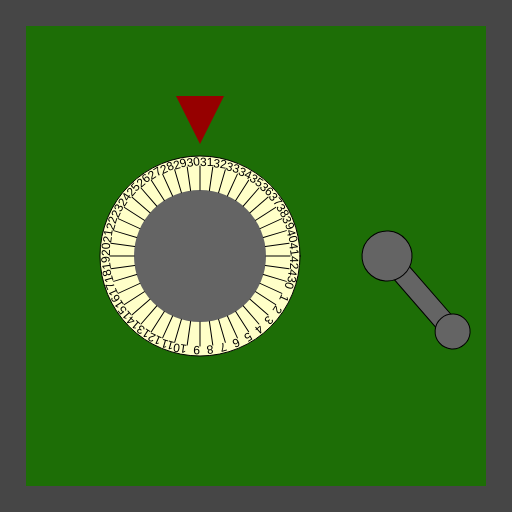
Frame 1 (no input)
Frame 60 (no input): identical to frame 1, image omitted
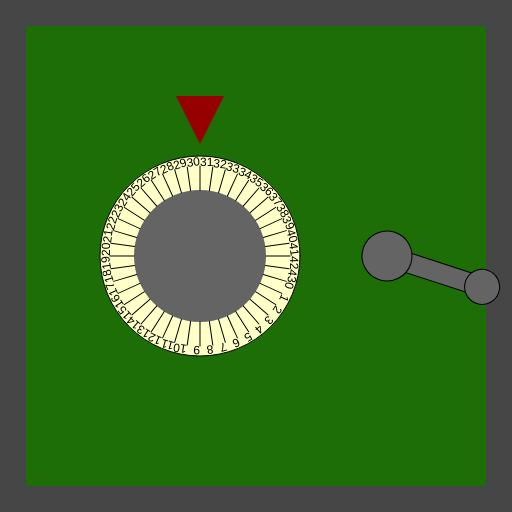
Frame 120 (the mouse pressed at the canvas centre since frame 60)

The p5.js sketch that drew these frames (run headless with seeded random() and noise() and a simulated clock; from frame 60 on, the mouse is pressed at the canvas centre):

// p5.js sketch
// ── sketch.js
/*

Officer: 6576922
CaseNum: 303-0-37915230-6576922

Case 303 - The Case of the Crooked Attorney
Stage 1 - Torvalds' Office

District Attorney Torvalds is well respected in Console City as an upstanding citizen and
enforcer of the law. Of course he’s as crooked as they come. I’ve had enough of having our
hard work at Sleuth and Co undermined by his bribes and back-payments. Let’s take take this
sucker down. I happen to know that Torvalds keeps his incriminating documents spread amongst
several safes in town. I’ll need you to bend the rules a little by breaking into them and
retrieving the incriminating evidence.

The first safe is in Torvald’s office. Crack it by doing the following:

	Whilst the mouse is being dragged:
	- Make ClassifiedBoxCombinationA equal to 18

	Whilst the mouse is moving:
	- Make ClassifiedBoxCombinationA equal to 31

	When the mouse button is released:
	- Make ClassifiedBoxCombinationA equal to 34

	When any key is pressed:
	- Make ClassifiedBoxCombinationA equal to 16

	Whilst the mouse is moving:
	- Make ClassifiedBoxCombinationB equal to 41

	When the mouse button is pressed:
	- Make ClassifiedBoxCombinationB equal to 72

	When any key is released:
	- Make ClassifiedBoxCombinationB equal to 24

	Whilst the mouse is being dragged:
	- Make ClassifiedBoxCombinationB equal to 16



There are many possible ways of investigating this case, but you
should use ONLY the following commands:

	- The assignment operator aka. the equals sign !

*/

//declare the variables

var ClassifiedBoxCombinationA;
var ClassifiedBoxCombinationB;


function preload()
{
	//IMAGES WILL BE LOADED HERE

}

function setup()
{
	createCanvas(512,512);

	//initialise the variables
	ClassifiedBoxCombinationA = 0;
	ClassifiedBoxCombinationB = 0;

}

///////////////////EVENT HANDLERS///////////////////

//Add your code to these events to open the safe ...

function mouseMoved()
{
	console.log("mouseMoved", mouseX, mouseY);
	//Whilst the mouse is moving:
	//- Make ClassifiedBoxCombinationA equal to 31
	//Whilst the mouse is moving:
	//- Make ClassifiedBoxCombinationB equal to 41
	ClassifiedBoxCombinationA = 31;
	ClassifiedBoxCombinationB = 41;

}

function mouseDragged()
{
	console.log("mouseDragged", mouseX, mouseY);
	//Whilst the mouse is being dragged:
	//- Make ClassifiedBoxCombinationA equal to 18
	//Whilst the mouse is being dragged:
	//- Make ClassifiedBoxCombinationB equal to 16
	ClassifiedBoxCombinationA = 18;
	ClassifiedBoxCombinationB = 16;
}

function mousePressed()
{
	console.log("mousePressed");
	//When the mouse button is pressed:
	//- Make ClassifiedBoxCombinationB equal to 72
	ClassifiedBoxCombinationB = 72;
}

function mouseReleased()
{
	console.log("mouseReleased");
	//When the mouse button is released:
	//- Make ClassifiedBoxCombinationA equal to 34
	ClassifiedBoxCombinationA = 34;
}

function keyPressed()
{
	console.log("keyPressed", key);
	//When any key is pressed:
	//- Make ClassifiedBoxCombinationA equal to 16
	ClassifiedBoxCombinationA = 16;
}

function keyReleased()
{
	console.log("keyReleased", key);
	//When any key is released:
	//- Make ClassifiedBoxCombinationB equal to 24
	ClassifiedBoxCombinationB = 24;
}

///////////////DO NOT CHANGE CODE BELOW THIS POINT///////////////////

function draw()
{


	//Draw the safe door
	background(70);
	noStroke();
	fill(29,110,6);
	rect(26,26,width-52,width-52);

	//Draw the combination dial
	push();
	translate(200,height/2);
	drawDial(200, ClassifiedBoxCombinationA, 44);
	pop();

	//Draw the lever
	push();
	translate(width - 125,256);
	drawLever(ClassifiedBoxCombinationB);
	pop();

}

function drawDial(diameter,num,maxNum)
{
	//the combination lock

	var r = diameter * 0.5;
	var p = r * 0.6;

	stroke(0);
	fill(255,255,200);
	ellipse(0,0,diameter,diameter);
	fill(100);
	noStroke();
	ellipse(0,0,diameter*0.66,diameter*0.66);
	fill(150,0,0);
	triangle(
		-p * 0.4,-r-p,
		p * 0.4,-r-p,
		0,-r-p/5
	);

	noStroke();

	push();
	var inc = 360/maxNum;

	rotate(radians(-num * inc));
	for(var i = 0; i < maxNum; i++)
	{
		push();
		rotate(radians(i * inc));
		stroke(0);
		line(0,-r*0.66,0,-(r-10));
		noStroke();
		fill(0);
		text(i,0,-(r-10));
		pop();
	}

	pop();
}

function drawLever(rot)
{
	push();
	rotate(radians(-rot))
	stroke(0);
	fill(100);
	rect(-10,0,20,100);
	ellipse(0,0,50,50);
	ellipse(0,100,35,35);
	pop();
}
